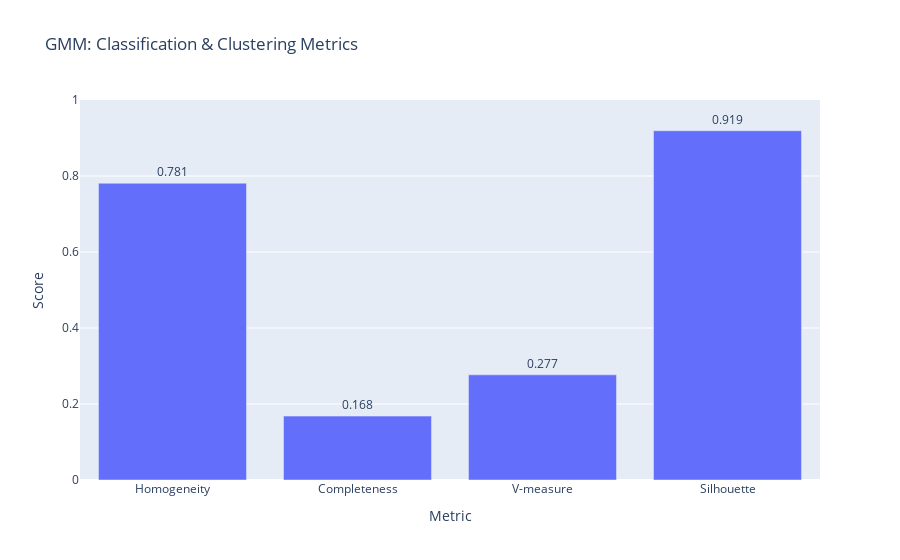

Source (notebook cell):
### Markdown cell above
### Every Metric

### Code cell
# Visualize GMM metrics
metrics_display = gmm_metrics_df.reset_index()
fig = px.bar(
    metrics_display,
    x='index',
    y='score',
    title='GMM: Classification & Clustering Metrics',
    text='score'
)

fig.update_traces(texttemplate='%{text:.3f}', textposition='outside')
fig.update_layout(
    yaxis_range=[0, 1],
    xaxis_title="Metric",
    yaxis_title="Score",
    showlegend=False
)
fig.show()

### Figure 1 — Plotly figure (JSON) as saved in the notebook; plotly's stock layout.template omitted (floating-point values rounded to 4 significant figures)
{"data": [{"hovertemplate": "index=%{x}<br>score=%{text}<extra></extra>", "legendgroup": "", "marker": {"color": "#636efa", "pattern": {"shape": ""}}, "name": "", "orientation": "v", "showlegend": false, "text": [0.781, 0.1682, 0.2767, 0.9191], "textposition": "outside", "texttemplate": "%{text:.3f}", "type": "bar", "x": ["Homogeneity", "Completeness", "V-measure", "Silhouette"], "xaxis": "x", "y": [0.781, 0.1682, 0.2767, 0.9191], "yaxis": "y"}], "layout": {"barmode": "relative", "legend": {"tracegroupgap": 0}, "showlegend": false, "title": {"text": "GMM: Classification & Clustering Metrics"}, "xaxis": {"anchor": "y", "domain": [0, 1], "title": {"text": "Metric"}}, "yaxis": {"anchor": "x", "domain": [0, 1], "range": [0, 1], "title": {"text": "Score"}}}}
